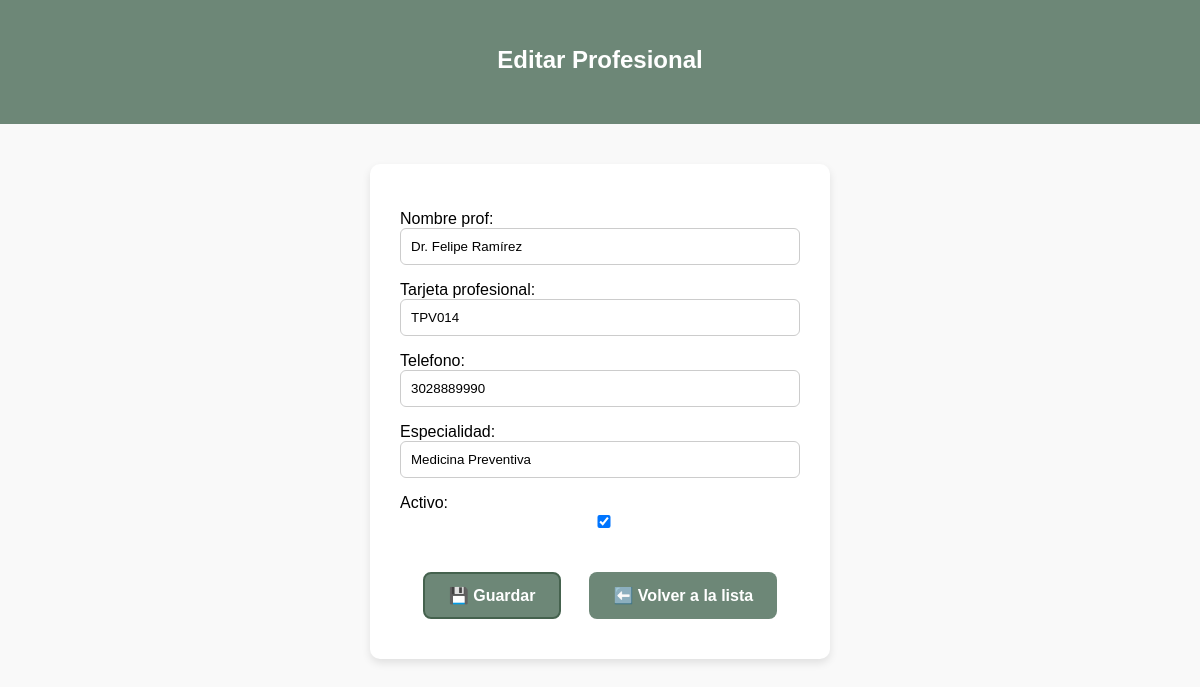
/profesionales/editar/14/, run on the app's committed database.
### principal/models.py (models this page shows, shortened)
class Profesional(models.Model):
    nombre_prof = models.CharField(max_length=100)
    tarjeta_profesional = models.CharField(max_length=50, unique=True)
    telefono = models.CharField(max_length=20, blank=True, null=True)
    especialidad = models.CharField(max_length=100, blank=True, null=True)
    activo = models.BooleanField(default=True)

### principal/views.py (the view)
# urls.py: path('profesionales/editar/<int:pk>/', views.editar_profesional, name='editar_profesional'),
def editar_profesional(request, pk):
    profesional = get_object_or_404(Profesional, pk=pk)
    if request.method == 'POST':
        form = ProfesionalForm(request.POST, instance=profesional)
        if form.is_valid():
            form.save()
            return redirect('lista_profesionales')
    else:
        form = ProfesionalForm(instance=profesional)
    return render(request, 'principal/formulario_profesional.html', {'form': form})

### principal/forms.py
class ProfesionalForm(forms.ModelForm):
    class Meta:
        model = Profesional
        fields = ['nombre_prof', 'tarjeta_profesional', 'telefono', 'especialidad', 'activo']
        widgets = {
            'nombre_prof': forms.TextInput(attrs={'placeholder': 'Nombre completo'}),
            'tarjeta_profesional': forms.TextInput(attrs={'placeholder': 'Número de tarjeta'}),
            'telefono': forms.TextInput(attrs={'placeholder': 'Ej: 3201234567'}),
            'especialidad': forms.TextInput(attrs={'placeholder': 'Ej: Cirujano, General'}),
        }

### principal/templates/principal/formulario_profesional.html (shortened to what this page needs)
{% load static %}
<!DOCTYPE html>
<html lang="es">
<head>
    <link rel="stylesheet" href="{% static 'principal/css/formularios.css' %}">
</head>
<body>
<header>
    <h1>{% if form.instance.id %}Editar Profesional{% else %}Nuevo Profesional{% endif %}</h1>
</header>
<div class="form-container">
    <form method="post">
        {{ form.as_p }}
        <div class="acciones">
            <button type="submit" class="boton-form guardar">💾 Guardar</button>
            <a href="{% url 'lista_clientes' %}" class="boton-form">⬅️ Volver a la lista</a>
        </div>
    </form>
</div>
</body>
</html>

### principal/static/principal/css/formularios.css (style rules this page uses)
body { font-family: Arial, sans-serif; background-color: #f9f9f9; margin: 0; padding: 0; text-align: center; }
header { background-color: #6D8777; color: white; padding: 30px; }
.form-container { background: white; width: 400px; margin: 40px auto; padding: 30px; border-radius: 10px; box-shadow: 0 4px 8px rgba(0,0,0,0.1); }
h1 { font-size: 24px; margin-bottom: 20px; }
form { text-align: left; }
form p { margin-bottom: 15px; }
input, select { width: 100%; padding: 10px; border: 1px solid #ccc; border-radius: 6px; box-sizing: border-box; }
.acciones { text-align: center; margin-top: 30px; display: flex; justify-content: center; gap: 8px; flex-wrap: wrap; }
.boton-form { background-color: #6D8777; color: white; padding: 12px 24px; font-size: 16px; font-weight: bold; border: none; border-radius: 8px; cursor: pointer; text-decoration: none; transition: background-color 0.3s ease, transform 0.2s ease; margin: 10px; display: inline-flex; align-items: center; gap: 8px; }
.boton-form.guardar { background-color: #6D8777; border: 2px solid #45624E; }

### data on the page
Profesional: nombre_prof "Dr. Felipe Ramírez", tarjeta_profesional "TPV014", telefono "3028889990", especialidad "Medicina Preventiva", activo "☑"
